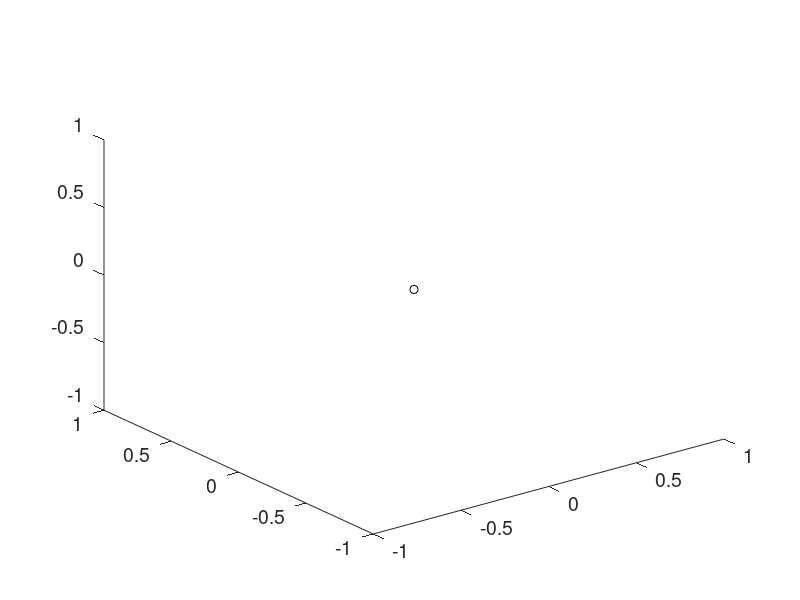

Write the MATLAB code that produced this figure. (Note: this script raises an error after producing the figure.)
%plot checkMethod_ver2 result
figure(1);
plot3(0, 0, 0, 'k--o')
set(gca,'FontSize',14)
hold on;

t0 = t_start;
t_orbit = linspace(t0,t0+T_earth/(24*3600), 1000);

st.t = t_orbit';
st.planet = 'Earth';
st.mode = orbits;
st.delta_omega = omega;

earth_traj = planetModel(st);
earth_traj=earth_traj*1e+03/ae;
%Для KS
earth_traj_New = arrayfun(@(x,y,z)rotmZYX*[x, y, z]', earth_traj(:, 1),earth_traj(:, 2),earth_traj(:, 3),'UniformOutput',false);
earth_traj_New = cell2mat(earth_traj_New')';

t_orbit = linspace(t0,t0+T_mars/(24*3600), 1000);

st.t = t_orbit';
st.planet = planet_end;
st.mode = orbits;
st.delta_omega = omega;

mars_traj = planetModel(st);
mars_traj=mars_traj*1e+03/ae;

%Для KS
mars_traj_New = arrayfun(@(x,y,z)rotmZYX*[x, y, z]', mars_traj(:, 1),mars_traj(:, 2),mars_traj(:, 3),'UniformOutput',false);
mars_traj_New = cell2mat(mars_traj_New')';

plot3(earth_traj(:, 1), earth_traj(:, 2), earth_traj(:, 3), 'k')
plot3(mars_traj(:, 1), mars_traj(:, 2), mars_traj(:, 3), 'k')

st.t = [t_start, T_end];
st.planet = 'Mars';
st.mode = orbits;
st.delta_omega = omega;

[mars_r_f, mars_v_f]=planetModel(st);
mars_r_f=mars_r_f'*1e+03;
mars_v_f=mars_v_f'*1e+03;
rr = checkMethod_results.rr;
rr_old = arrayfun(@(x,y,z)rotmZYX^(-1)*[x, y, z]', rr(:, 1),rr(:, 2),rr(:, 3),'UniformOutput',false);
rr_old = cell2mat(rr_old')';

VV_old = arrayfun(@(x,y,z)rotmZYX^(-1)*[x, y, z]', VV(:, 1),VV(:, 2),VV(:, 3),'UniformOutput',false);
VV_old = cell2mat(VV_old')';


plot3(rr_old(:, 1), rr_old(:, 2), rr_old(:, 3), 'cyan', 'LineWidth', 1);


plot3(rr_old(end, 1), rr_old(end, 2), rr_old(end, 3),'bO')
plot3(mars_r_f(1)/ae, mars_r_f(2)/ae,mars_r_f(3)/ae,'rO')

%plot3(rr_cont(:, 1)/ae, rr_cont(:, 2)/ae, rr_cont(:, 3)/ae, 'g', 'LineWidth', 2.5);
%эти две точки должны находиться рядом
%plot3(rr_cont(500, 1)/ae, rr_cont(500, 2)/ae, rr_cont(500, 3)/ae, 'gO', 'LineWidth', 2.5);
%plot3(rr_old(500, 1), rr_old(500, 2), rr_old(500, 3), 'bO', 'LineWidth', 2.5);
axis equal

title('Траектория КА')
xlabel('x, a.e.')
ylabel('y, a.e.')
zlabel('z, a.e.')
view(0,90)
ax = gca;
ax.XAxisLocation = 'origin';
ax.YAxisLocation = 'origin';
grid on;
box off;
hold off;